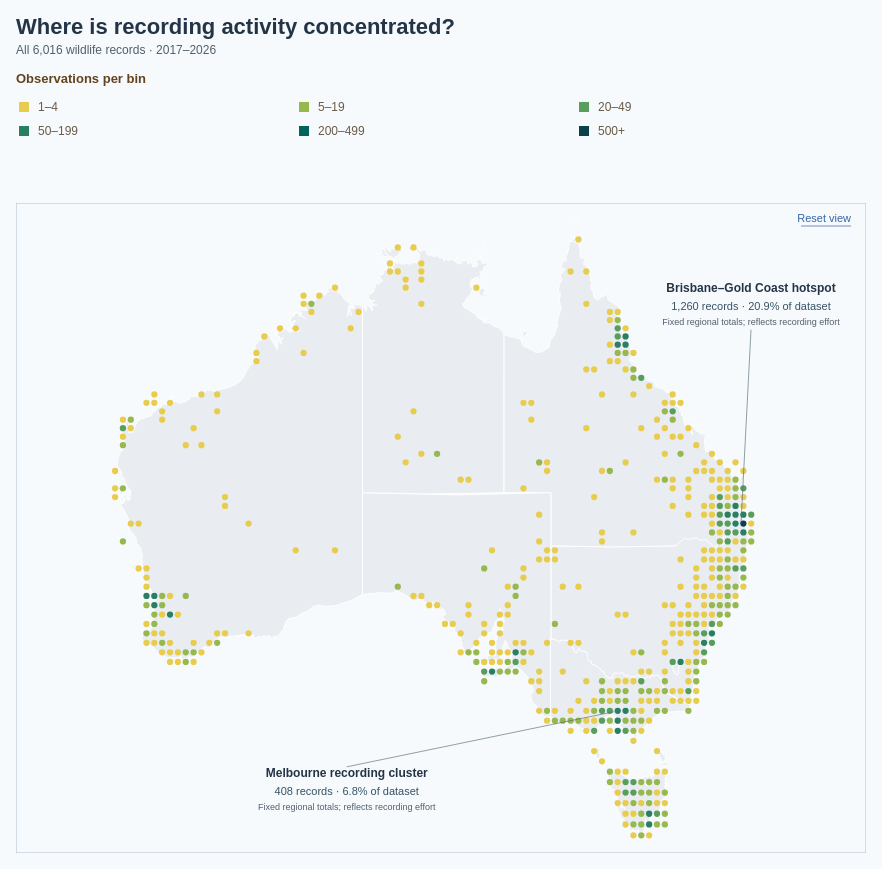

Vega-Lite specification for this chart:
### Vega specification from a JSON file in a GitHub repository (floating-point values rounded to 4 significant figures; data arrays with more than 128 entries replaced by an {"elided": "..."} marker saying what was removed)
{"$schema": "https://vega.github.io/schema/vega/v5.json", "description": "Recording activity from all 6,016 valid geolocated mammal observations in the supplied dataset. Observation dates cover 2017–2026. All data are embedded. Geographic bins stay fixed while zooming. Distinct species are counted using taxon ID with name fallback. Counts reflect reporting effort and wildlife presence, not animal abundance; cell area varies with latitude and obscured coordinates can affect assignments. State boundaries: https://github.com/rowanhogan/australian-states. Scroll to zoom, drag to pan, and click Reset view or double-click to reset. Uses Vega for direct map gestures and a visible reset button. Occupied cells are drawn as circles at their geographic centres; circle diameter scales with the cell width and zoom. The observation-count legend uses matching circles. Colour indicates observation counts. A map-centre name annotation sits on the blue ocean beside Australia with a leader line to the selected map centre; it hides when the selected location is offscreen. No circle highlight or default regional callouts. Overview callouts identify Brisbane–Gold Coast and Melbourne recording clusters using fixed regional bounding-box totals. They hide when a map centre is selected or zoom exceeds 1200 to keep the detailed view clear. Uses the 10 most recent available observation years (2017–2026), including partial 2026.", "background": "#f7fafc", "padding": 16, "height": 650, "title": {"text": "Where is recording activity concentrated?", "subtitle": ["All 6,016 wildlife records · 2017–2026"], "anchor": "start", "color": "#243447", "fontSize": 22, "subtitleFontSize": 12, "subtitleColor": "#52606d", "offset": 16, "subtitlePadding": 6, "subtitleLineHeight": 16}, "style": "view", "data": [{"name": "source_0", "values": [{"type": "Feature", "id": 0, "properties": {"STATE_CODE": "1", "STATE_NAME": "New South Wales"}, "geometry": {"type": "MultiPolygon", "coordinates": {"elided": "9 rows, 5190 float values in total"}}}, {"type": "Feature", "id": 1, "properties": {"STATE_CODE": "2", "STATE_NAME": "Victoria"}, "geometry": {"type": "MultiPolygon", "coordinates": {"elided": "22 rows, 3186 float values in total"}}}, {"type": "Feature", "id": 2, "properties": {"STATE_CODE": "3", "STATE_NAME": "Queensland"}, "geometry": {"type": "MultiPolygon", "coordinates": {"elided": "234 rows, 8496 float values in total"}}}, {"type": "Feature", "id": 3, "properties": {"STATE_CODE": "4", "STATE_NAME": "South Australia"}, "geometry": {"type": "MultiPolygon", "coordinates": {"elided": "35 rows, 2742 float values in total"}}}, {"type": "Feature", "id": 4, "properties": {"STATE_CODE": "5", "STATE_NAME": "Western Australia"}, "geometry": {"type": "MultiPolygon", "coordinates": {"elided": "333 rows, 14052 float values in total"}}}, {"type": "Feature", "id": 5, "properties": {"STATE_CODE": "6", "STATE_NAME": "Tasmania"}, "geometry": {"type": "MultiPolygon", "coordinates": {"elided": "61 rows, 5246 float values in total"}}}, {"type": "Feature", "id": 6, "properties": {"STATE_CODE": "7", "STATE_NAME": "Northern Territory"}, "geometry": {"type": "MultiPolygon", "coordinates": {"elided": "115 rows, 6986 float values in total"}}}, {"type": "Feature", "id": 7, "properties": {"STATE_CODE": "8", "STATE_NAME": "Australian Capital Territory"}, "geometry": {"type": "Polygon", "coordinates": {"elided": "2 rows, 206 float values in total"}}}]}, {"name": "source_1", "values": {"elided": "6016 records"}}, {"name": "data_0", "source": "source_0", "transform": [{"type": "formula", "expr": "datum[\"properties\"] && datum[\"properties\"][\"STATE_NAME\"]", "as": "properties.STATE_NAME"}]}, {"name": "data_1", "source": "source_1", "transform": [{"type": "formula", "expr": "floor(datum.longitude / bin_size) * bin_size", "as": "west"}, {"type": "formula", "expr": "floor(datum.latitude / bin_size) * bin_size", "as": "south"}, {"type": "aggregate", "groupby": ["west", "south"], "ops": ["count", "distinct"], "fields": [null, "taxon"], "as": ["observation_count", "unique_species"]}, {"type": "formula", "expr": "datum.west + bin_size", "as": "east"}, {"type": "formula", "expr": "datum.south + bin_size", "as": "north"}, {"type": "filter", "expr": "isValid(datum[\"observation_count\"]) && isFinite(+datum[\"observation_count\"])"}, {"type": "formula", "expr": "(datum.west + datum.east) / 2", "as": "centreLongitude"}, {"type": "formula", "expr": "(datum.south + datum.north) / 2", "as": "centreLatitude"}, {"type": "geopoint", "projection": "projection", "fields": ["centreLongitude", "centreLatitude"], "as": ["binX", "binY"]}]}, {"name": "selectedMapCentre", "values": [{"longitude": 151.2, "latitude": -33.87, "label": "Sydney", "state": "New South Wales", "labelLongitude": 160, "labelLatitude": -34, "labelWidth": 51.0}, {"longitude": 145.0, "latitude": -37.81, "label": "Melbourne", "state": "Victoria", "labelLongitude": 153, "labelLatitude": -40.5, "labelWidth": 76.5}, {"longitude": 153.0, "latitude": -27.47, "label": "Brisbane", "state": "Queensland", "labelLongitude": 161, "labelLatitude": -27, "labelWidth": 68.0}, {"longitude": 115.9, "latitude": -31.95, "label": "Perth", "state": "Western Australia", "labelLongitude": 107, "labelLatitude": -32, "labelWidth": 42.5}, {"longitude": 138.6, "latitude": -34.93, "label": "Adelaide", "state": "South Australia", "labelLongitude": 134, "labelLatitude": -40.5, "labelWidth": 68.0}, {"longitude": 147.3, "latitude": -42.88, "label": "Hobart", "state": "Tasmania", "labelLongitude": 155, "labelLatitude": -44, "labelWidth": 51.0}, {"longitude": 130.8, "latitude": -12.46, "label": "Darwin", "state": "Northern Territory", "labelLongitude": 130, "labelLatitude": -6.5, "labelWidth": 51.0}], "transform": [{"type": "filter", "expr": "datum.longitude === center_to[0] && datum.latitude === center_to[1]"}, {"type": "geopoint", "projection": "projection", "fields": ["longitude", "latitude"], "as": ["x", "y"]}, {"type": "geopoint", "projection": "projection", "fields": ["labelLongitude", "labelLatitude"], "as": ["oceanX", "oceanY"]}, {"type": "formula", "expr": "clamp(datum.oceanX, datum.labelWidth / 2 + 16, mapWidth - datum.labelWidth / 2 - 16)", "as": "labelX"}, {"type": "formula", "expr": "clamp(datum.oceanY, 24, height - 24)", "as": "labelY"}, {"type": "formula", "expr": "datum.labelX + (datum.x < datum.labelX ? -1 : 1) * (datum.labelWidth / 2 + 7)", "as": "leaderX"}]}, {"name": "visibleSelectedCentre", "source": "selectedMapCentre", "transform": [{"type": "filter", "expr": "datum.x >= 0 && datum.x <= mapWidth && datum.y >= 12 && datum.y <= height - 12"}]}, {"name": "hotspotAnnotations", "values": [{"title": "Brisbane–Gold Coast hotspot", "longitude": 153.1, "latitude": -27.7, "labelLongitude": 157, "labelLatitude": -14, "count": 1260, "share": 0.2094, "bounds": "152.5–153.5° E; 28–27° S"}, {"title": "Melbourne recording cluster", "longitude": 145, "latitude": -37.8, "labelLongitude": 128, "labelLatitude": -41, "count": 408, "share": 0.06782, "bounds": "144.5–145.5° E; 38.5–37° S"}], "transform": [{"type": "filter", "expr": "!length(data('selectedMapCentre')) && zoom_level <= 1200"}, {"type": "geopoint", "projection": "projection", "fields": ["longitude", "latitude"], "as": ["anchorX", "anchorY"]}, {"type": "geopoint", "projection": "projection", "fields": ["labelLongitude", "labelLatitude"], "as": ["labelX", "labelY"]}, {"type": "formula", "expr": "clamp(datum.labelX, 115, mapWidth - 115)", "as": "textX"}, {"type": "filter", "expr": "datum.anchorX >= 0 && datum.anchorX <= mapWidth && datum.anchorY >= 0 && datum.anchorY <= height && datum.labelY >= 30 && datum.labelY <= height - 60"}]}, {"name": "binLegendEntries", "values": [{"order": 0, "label": "1–4", "count": 1}, {"order": 1, "label": "5–19", "count": 5}, {"order": 2, "label": "20–49", "count": 20}, {"order": 3, "label": "50–199", "count": 50}, {"order": 4, "label": "200–499", "count": 200}, {"order": 5, "label": "500+", "count": 500}]}], "projections": [{"name": "projection", "translate": {"signal": "[mapWidth / 2 + pan.x, height / 2 + pan.y]"}, "type": "mercator", "center": {"signal": "center_to"}, "scale": {"signal": "zoom_level"}}], "signals": [{"name": "mapWidth", "value": 850}, {"name": "bin_size", "value": 0.5}, {"name": "zoom_level", "value": 900, "bind": {"input": "range", "min": 350, "max": 10000, "step": 50, "name": "Zoom: "}, "on": [{"events": {"type": "wheel", "source": "view", "consume": true, "filter": ["x() >= 0 && x() <= mapWidth && y() >= 0 && y() <= height"]}, "update": "clamp(zoom_level * pow(1.001, -event.deltaY * pow(16, event.deltaMode)), 350, 10000)"}, {"events": {"type": "dblclick", "source": "view", "filter": ["x() >= 0 && x() <= mapWidth && y() >= 0 && y() <= height"]}, "update": "900"}, {"events": "@resetLabel:click", "update": "900"}]}, {"name": "center_to", "value": [134, -28], "bind": {"input": "select", "options": [[134, -28], [151.2, -33.87], [145.0, -37.81], [153.0, -27.47], [115.9, -31.95], [138.6, -34.93], [147.3, -42.88], [130.8, -12.46]], "labels": ["Australia", "Sydney", "Melbourne", "Brisbane", "Perth", "Adelaide", "Hobart", "Darwin"], "name": "Map centre: "}, "on": [{"events": {"type": "dblclick", "source": "view", "filter": ["x() >= 0 && x() <= mapWidth && y() >= 0 && y() <= height"]}, "update": "[134, -28]"}, {"events": "@resetLabel:click", "update": "[134, -28]"}]}, {"name": "dragStart", "value": null, "on": [{"events": "@mapSurface:pointerdown, @layer_0_marks:pointerdown, @layer_1_marks:pointerdown", "update": "{x:x(),y:y(),panX:pan.x,panY:pan.y}"}, {"events": "window:pointerup", "update": "null"}]}, {"name": "pan", "value": {"x": 0, "y": 0}, "on": [{"events": {"source": "window", "type": "pointermove", "between": [{"source": "view", "type": "pointerdown"}, {"source": "window", "type": "pointerup"}], "consume": true}, "update": "dragStart ? {x:dragStart.panX+x()-dragStart.x,y:dragStart.panY+y()-dragStart.y} : pan"}, {"events": {"signal": "center_to"}, "update": "{x:0,y:0}"}, {"events": {"type": "dblclick", "source": "view", "filter": ["x() >= 0 && x() <= mapWidth && y() >= 0 && y() <= height"]}, "update": "{x:0,y:0}"}, {"events": "@resetLabel:click", "update": "{x:0,y:0}"}]}, {"name": "legendColumnWidth", "value": 280}, {"name": "legendSymbolSize", "value": 100}], "marks": [{"name": "mapPanel", "type": "group", "clip": true, "encode": {"update": {"width": {"signal": "mapWidth"}, "height": {"signal": "height"}}}, "marks": [{"name": "mapSurface", "type": "rect", "encode": {"update": {"width": {"signal": "mapWidth"}, "height": {"signal": "height"}, "fill": {"value": "transparent"}, "cursor": {"value": "grab"}}}}, {"name": "layer_0_marks", "type": "shape", "clip": true, "style": ["geoshape"], "from": {"data": "data_0"}, "encode": {"update": {"fill": {"value": "#e9edf2"}, "stroke": {"value": "#ffffff"}, "strokeWidth": {"value": 1}, "tooltip": {"signal": "isValid(datum[\"properties.STATE_NAME\"]) ? datum[\"properties.STATE_NAME\"] : \"\"+datum[\"properties.STATE_NAME\"]"}, "ariaRoleDescription": {"value": "geoshape"}, "description": {"signal": "\"State / territory: \" + (isValid(datum[\"properties.STATE_NAME\"]) ? datum[\"properties.STATE_NAME\"] : \"\"+datum[\"properties.STATE_NAME\"])"}, "cursor": {"value": "grab"}}}, "transform": [{"type": "geoshape", "projection": "projection"}]}, {"name": "layer_1_marks", "type": "symbol", "clip": true, "from": {"data": "data_1"}, "encode": {"update": {"stroke": {"value": null}, "strokeWidth": {"value": 0}, "fill": {"scale": "color", "field": "observation_count"}, "tooltip": {"signal": "{\"Observations\": format(datum[\"observation_count\"], \",\"), \"Unique species\": format(datum[\"unique_species\"], \",\"), \"West longitude\": format(datum[\"west\"], \".2f\"), \"East longitude\": format(datum[\"east\"], \".2f\"), \"South latitude\": format(datum[\"south\"], \".2f\"), \"North latitude\": format(datum[\"north\"], \".2f\")}"}, "ariaRoleDescription": {"value": "geographic bin circle"}, "description": {"signal": "datum.observation_count + ' observations, ' + datum.unique_species + ' unique species; longitude ' + datum.west + ' to ' + datum.east + ', latitude ' + datum.south + ' to ' + datum.north"}, "cursor": {"value": "grab"}, "shape": {"value": "circle"}, "x": {"field": "binX"}, "y": {"field": "binY"}, "size": {"signal": "PI / 4 * pow(zoom_level * bin_size * PI / 180 * 0.9, 2)"}}}}, {"name": "hotspotLeaderLines", "type": "rule", "from": {"data": "hotspotAnnotations"}, "interactive": false, "clip": true, "encode": {"update": {"x": {"field": "anchorX"}, "y": {"field": "anchorY"}, "x2": {"field": "textX"}, "y2": {"signal": "datum.labelY + (datum.anchorY > datum.labelY ? 38 : -10)"}, "stroke": {"value": "#526875"}, "strokeWidth": {"value": 0.9}, "strokeOpacity": {"value": 0.7}}}}, {"name": "hotspotAnnotationTitle", "type": "text", "from": {"data": "hotspotAnnotations"}, "interactive": false, "clip": true, "encode": {"update": {"x": {"field": "textX"}, "y": {"field": "labelY"}, "align": {"value": "center"}, "text": {"field": "title"}, "font": {"value": "Arial"}, "fontSize": {"value": 12}, "fontWeight": {"value": "bold"}, "fill": {"value": "#243447"}}}}, {"name": "hotspotAnnotationCount", "type": "text", "from": {"data": "hotspotAnnotations"}, "interactive": false, "clip": true, "encode": {"update": {"x": {"field": "textX"}, "y": {"signal": "datum.labelY + 18"}, "align": {"value": "center"}, "text": {"signal": "format(datum.count, ',d') + ' records · ' + format(datum.share, '.1%') + ' of dataset'"}, "font": {"value": "Arial"}, "fontSize": {"value": 11}, "fill": {"value": "#365365"}}}}, {"name": "hotspotAnnotationScope", "type": "text", "from": {"data": "hotspotAnnotations"}, "interactive": true, "clip": true, "encode": {"update": {"x": {"field": "textX"}, "y": {"signal": "datum.labelY + 33"}, "align": {"value": "center"}, "text": {"value": "Fixed regional totals; reflects recording effort"}, "font": {"value": "Arial"}, "fontSize": {"value": 9}, "fill": {"value": "#52606d"}, "tooltip": {"signal": "'Regional bounds: ' + datum.bounds"}}}}, {"name": "resetLabel", "type": "text", "encode": {"update": {"x": {"signal": "mapWidth - 15"}, "y": {"value": 16}, "align": {"value": "right"}, "baseline": {"value": "middle"}, "text": {"value": "Reset view"}, "font": {"value": "Arial"}, "fontSize": {"value": 11}, "fill": {"value": "#3366a6"}, "cursor": {"value": "pointer"}}, "hover": {"fill": {"value": "#24517c"}}}}, {"name": "resetUnderline", "type": "rule", "interactive": false, "encode": {"update": {"x": {"signal": "mapWidth - 65"}, "x2": {"signal": "mapWidth - 15"}, "y": {"value": 23}, "stroke": {"value": "#3366a6"}, "strokeWidth": {"value": 0.7}}}}, {"name": "mapFrame", "type": "rect", "interactive": false, "encode": {"update": {"x": {"value": 0}, "y": {"value": 0}, "width": {"signal": "mapWidth"}, "height": {"signal": "height"}, "fill": {"value": null}, "stroke": {"value": "#aebdcb"}, "strokeWidth": {"value": 1}}}}]}, {"name": "selectedStateLeader", "type": "rule", "interactive": false, "from": {"data": "visibleSelectedCentre"}, "encode": {"update": {"x": {"field": "x"}, "y": {"field": "y"}, "x2": {"field": "leaderX"}, "y2": {"field": "labelY"}, "stroke": {"value": "#243447"}, "strokeWidth": {"value": 1.3}}}, "clip": true}, {"name": "selectedStateAnnotation", "type": "text", "interactive": false, "from": {"data": "visibleSelectedCentre"}, "encode": {"update": {"x": {"field": "labelX"}, "y": {"field": "labelY"}, "baseline": {"value": "middle"}, "text": {"field": "label"}, "font": {"value": "Arial"}, "fontSize": {"value": 14}, "fontWeight": {"value": "bold"}, "fill": {"value": "#243447"}, "align": {"value": "center"}}}, "clip": true}, {"name": "binLegend", "type": "group", "interactive": false, "encode": {"update": {"x": {"value": 0}, "y": {"value": -120}, "width": {"value": 850}, "height": {"value": 70}}}, "marks": [{"name": "binLegendTitle", "type": "text", "encode": {"update": {"x": {"value": 0}, "y": {"value": 0}, "text": {"value": "Observations per bin"}, "font": {"value": "Arial"}, "fontSize": {"value": 13}, "fontWeight": {"value": "bold"}, "fill": {"value": "#634320"}}}}, {"name": "binLegendSymbols", "type": "symbol", "from": {"data": "binLegendEntries"}, "encode": {"update": {"x": {"signal": "8 + (datum.order % 3) * legendColumnWidth"}, "y": {"signal": "24 + floor(datum.order / 3) * 24"}, "shape": {"value": "square"}, "size": {"signal": "legendSymbolSize"}, "fill": {"scale": "color", "field": "count"}}}}, {"name": "binLegendLabels", "type": "text", "from": {"data": "binLegendEntries"}, "encode": {"update": {"x": {"signal": "22 + (datum.order % 3) * legendColumnWidth"}, "y": {"signal": "24 + floor(datum.order / 3) * 24"}, "text": {"field": "label"}, "baseline": {"value": "middle"}, "font": {"value": "Arial"}, "fontSize": {"value": 12}, "fill": {"value": "#6a5b49"}}}}]}], "scales": [{"name": "color", "type": "threshold", "domain": [5, 20, 50, 200, 500], "range": ["#e7cc4e", "#96b84f", "#579e5c", "#287f61", "#00635c", "#0b414b"], "interpolate": "hcl"}], "config": {"legend": {"labelFontSize": 12, "titleFontSize": 13, "labelFont": "Arial", "titleFont": "Arial", "titleFontWeight": "bold", "labelColor": "#6a5b49", "titleColor": "#634320", "symbolType": "square", "symbolSize": 100, "rowPadding": 8, "columnPadding": 24, "labelOffset": 8}, "style": {"guide-label": {"font": "Arial"}, "guide-title": {"font": "Arial"}, "group-title": {"font": "Arial"}, "group-subtitle": {"font": "Arial"}, "cell": {"stroke": null}, "text": {"font": "Arial"}}}, "width": 850, "usermeta": {"observationWindow": {"source": "Dataset/observations-794195.csv", "dateField": "observed_on", "years": [2017, 2018, 2019, 2020, 2021, 2022, 2023, 2024, 2025, 2026], "yearCount": 10, "includesPartialLatestYear": true}}}
